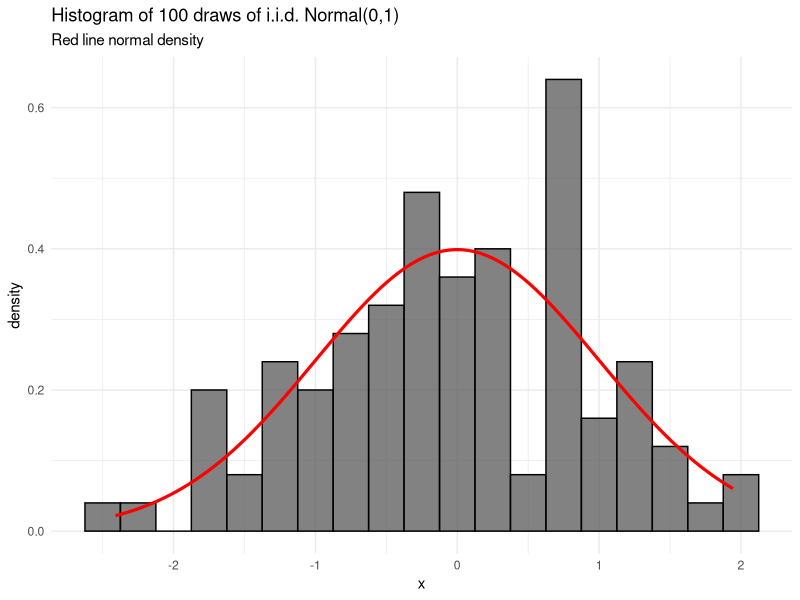
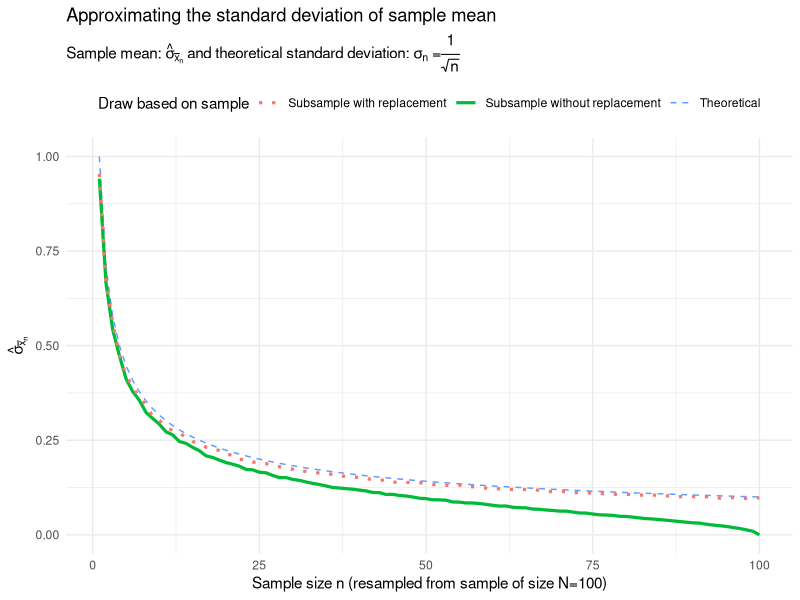
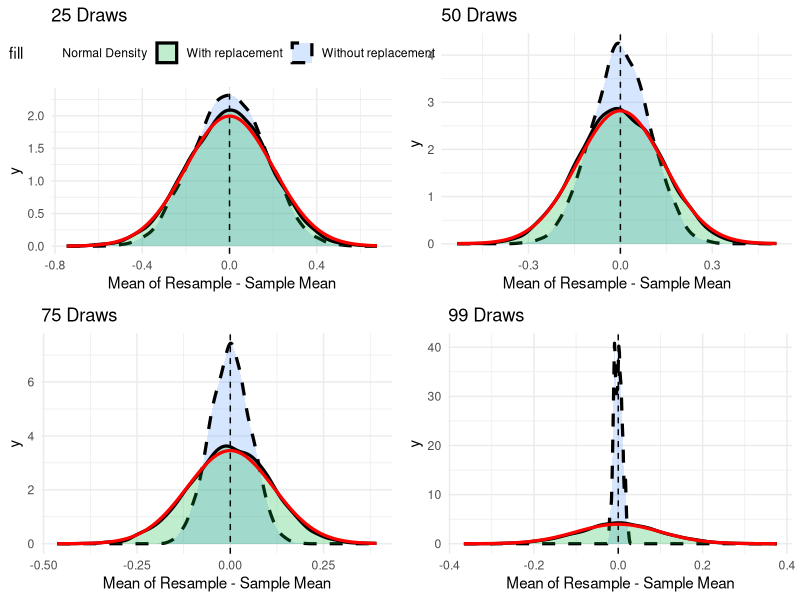

Write the R code that produced these figures, in order.
## ---- chunk 1
library(tidyverse,quietly=T,warn.conflicts=F)
set.seed(03292017)
x<-rnorm(100)
## ---- chunk 2
summary(x)
ggplot(data=data.frame(x),aes(x))+
  geom_histogram(aes(x,..density..),binwidth=.25,alpha=0.75,color="black")+
  stat_function(fun=dnorm,color="red",size=1.1)+
  theme_minimal()+
  labs(title="Histogram of 100 draws of i.i.d. Normal(0,1)",
       subtitle="Red line normal density")
## ---- chunk 3
################################################
# Create a function to draw samples
################################################

mysamp=function(n=100,  # subsample size
                r=F,    # replace after drawing
                in.x=x  # input data
                )
  {return(sample(in.x,size=n,replace=r))}

################################################
# Initialize a big vector to hold all our stuff
# Use tbl() so we can use piping
################################################

id<-seq(1,100)   # draws from size n=1 to n=100
idn<-seq(1,5000) # 5,000 draws

df<-as.tbl(expand.grid(n=id,idn=idn))

## Now use map to add draws:

df<- df %>%
  mutate(samp.nr = map(.x=n,.f=mysamp,r=F),       # sample without replacement
         samp.wr = map(.x=n,.f=mysamp,r=T) ) %>%  # sample with replacement
  mutate(mean.nr = map(samp.nr,mean),
         mean.wr = map(samp.wr,mean)) %>%
  unnest(mean.nr,mean.wr)                        # unnest so we don't have lists

## ---- chunk 4

df <- group_by(df, n)  # group by n, the size of each subsample

df2 <- df %>%
  summarize(count=n(),
            sd.nr=sd(mean.nr),
            sd.wr=sd(mean.wr)) %>%
  mutate(
    sd.dg= 1/sqrt(n),
    e.nr = abs(sd.nr - 1/sqrt(n)),
    e.wr = abs(sd.wr - 1/sqrt(n)))

## ---- chunk 5

ggplot(data=df2,aes(x=n,y=sd.dg))+geom_line(aes(color="Theoretical"),linetype=2)+
  geom_line(aes(y=sd.nr,color="Subsample without replacement"),size=1.1)+
  geom_line(aes(y=sd.wr,color="Subsample with replacement"),size=1.1,linetype=3)+
  scale_color_discrete(name="Draw based on sample")+
  theme_minimal()+
  theme(legend.position="top",plot.caption=element_text(hjust=0))+
  labs(x="Sample size n (resampled from sample of size N=100)",
       y=expression(paste(hat(sigma)[bar(x)[n]])),
       subtitle=expression(paste("Sample mean: ",hat(sigma)[bar(x)[n]]," and theoretical standard deviation: ",sigma[n]," =", frac(1,sqrt(n)))),
       title="Approximating the standard deviation of sample mean")

## ---- chunk 6
# Function for multiple plots via
# http://www.cookbook-r.com/Graphs/Multiple_graphs_on_one_page_(ggplot2)/

# Multiple plot function
#
# ggplot objects can be passed in ..., or to plotlist (as a list of ggplot objects)
# - cols:   Number of columns in layout
# - layout: A matrix specifying the layout. If present, 'cols' is ignored.
#
# If the layout is something like matrix(c(1,2,3,3), nrow=2, byrow=TRUE),
# then plot 1 will go in the upper left, 2 will go in the upper right, and
# 3 will go all the way across the bottom.
#
multiplot <- function(..., plotlist=NULL, file, cols=1, layout=NULL) {
  library(grid)
  
  # Make a list from the ... arguments and plotlist
  plots <- c(list(...), plotlist)
  
  numPlots = length(plots)
  
  # If layout is NULL, then use 'cols' to determine layout
  if (is.null(layout)) {
    # Make the panel
    # ncol: Number of columns of plots
    # nrow: Number of rows needed, calculated from # of cols
    layout <- matrix(seq(1, cols * ceiling(numPlots/cols)),
                     ncol = cols, nrow = ceiling(numPlots/cols))
  }
  
  if (numPlots==1) {
    print(plots[[1]])
    
  } else {
    # Set up the page
    grid.newpage()
    pushViewport(viewport(layout = grid.layout(nrow(layout), ncol(layout))))
    
    # Make each plot, in the correct location
    for (i in 1:numPlots) {
      # Get the i,j matrix positions of the regions that contain this subplot
      matchidx <- as.data.frame(which(layout == i, arr.ind = TRUE))
      
      print(plots[[i]], vp = viewport(layout.pos.row = matchidx$row,
                                      layout.pos.col = matchidx$col))
    }
  }
}

# Make a plot to make our plots

myplot=function(N=30)
{
  return(
    ggplot(data=filter(df,n==N), aes(mean.nr-mean(x)))+
      geom_density(aes(fill="Without replacement"),linetype=2,alpha=0.25,color="black",size=1.1)+
      geom_density(aes(mean.wr-mean(x),fill="With replacement"),linetype=1,size=1.1,alpha=0.25)+
      geom_vline(xintercept=0,linetype=2)+
      stat_function(fun=dnorm,size=1.1,color="red",aes(fill="Normal Density"),
                    args=list(mean=0,sd=1/sqrt(N)))+
      theme_minimal()+
      theme(legend.position="top")+
      labs(x="Mean of Resample - Sample Mean",
            title=paste(N,"Draws"))
  )
}

## ---- chunk 7
multiplot(myplot(25),myplot(50)+theme(legend.position="none"),
          myplot(75)+theme(legend.position="none"),myplot(99)+theme(legend.position="none"),
          layout=matrix(c(1,2,3,4), nrow=2,byrow=T))

